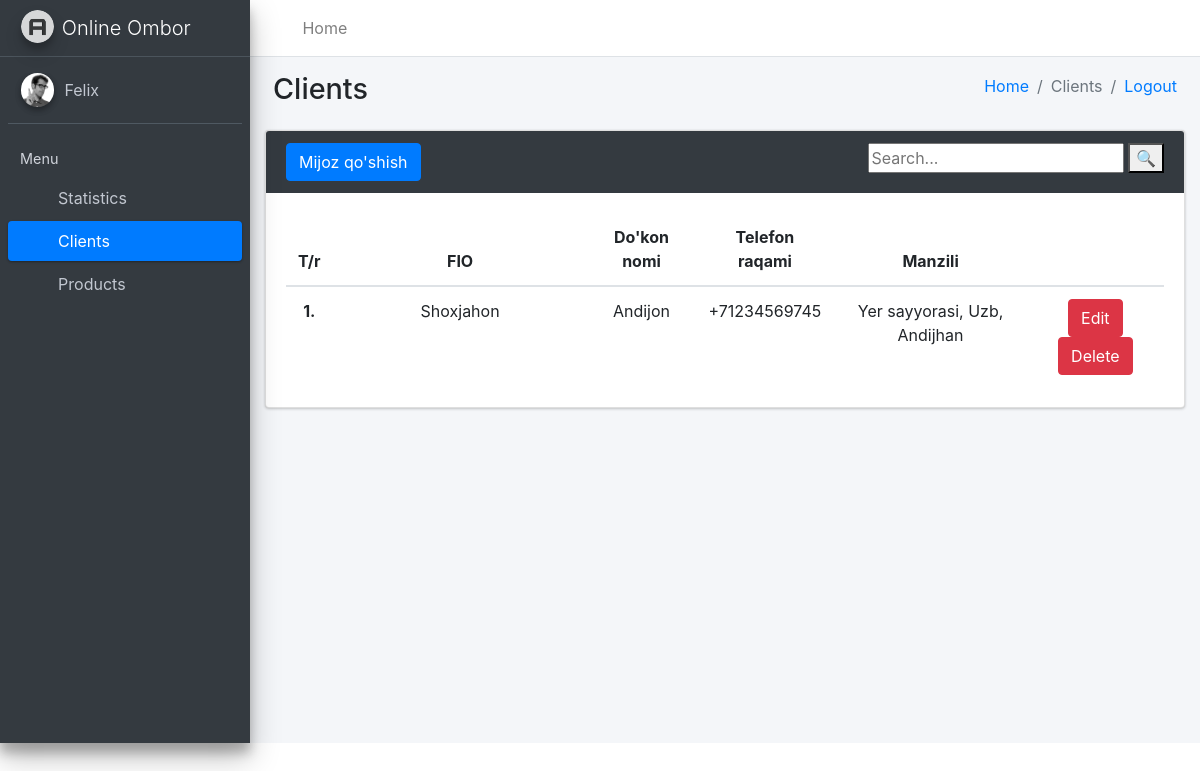
Before: /asosiy/clientlar/ (signed in) with the older database file.
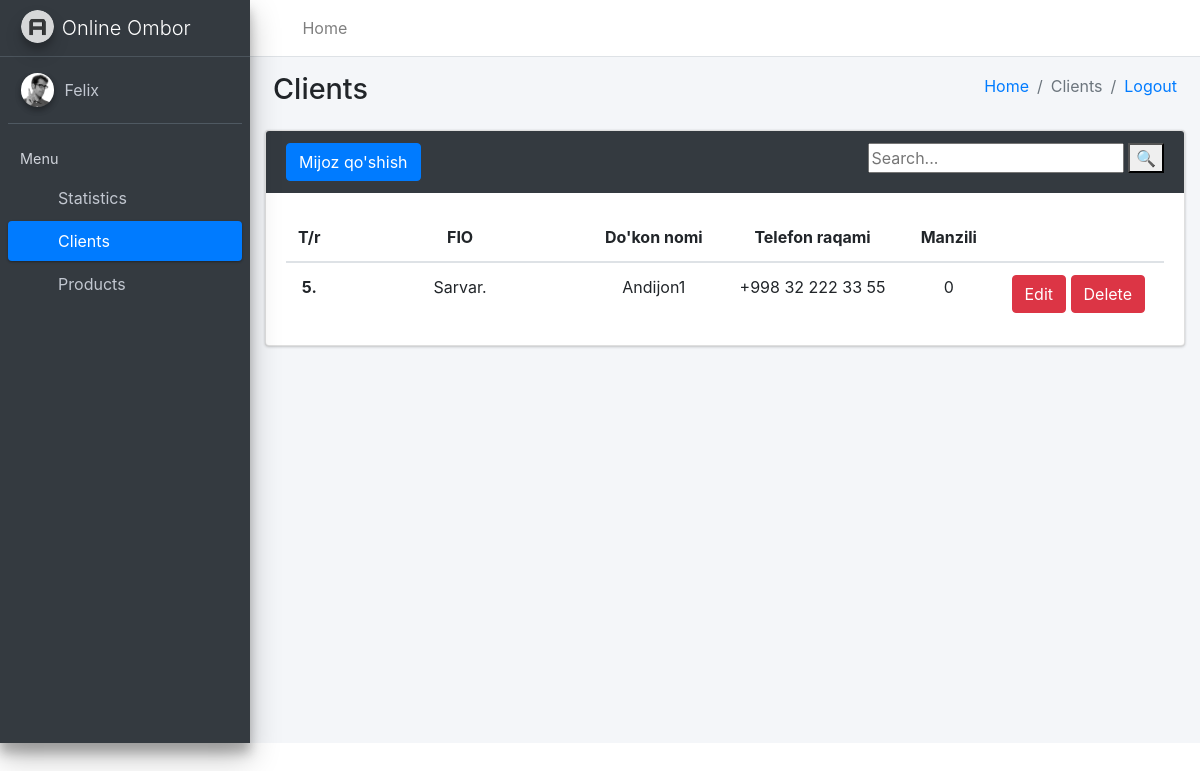
After: the same page with the newer database file.
### asosiy/models.py (models this page shows, shortened)
class Client(models.Model):
    ism = models.CharField(max_length=30)
    nom = models.CharField(max_length=30)
    manzil = models.CharField(max_length=50)
    tel = models.CharField(max_length=20)
    qarz = models.CharField(max_length=20)
    ombor = models.ForeignKey(Ombor, on_delete=models.CASCADE)

### asosiy/views.py (the view)
# urls.py: path('clientlar/', ClientsView.as_view()),
class ClientsView(View):
    def get(self, request):
        ombor1 = Ombor.objects.get(user=request.user)
        soz = request.GET.get('soz')
        if soz is None or soz == "":
            st = Client.objects.filter(ombor=ombor1)
        else:
            st = Client.objects.filter(Q(ombor=ombor1), Q(ism__contains=soz) | Q(nom__contains=soz) | Q(manzil__contains=soz) | Q(tel__contains=soz))
        data = {'clientlar': st}
        return render(request, 'clients.html', data)

### templates/clients.html (shortened to what this page needs)
<!DOCTYPE html>
<html lang="en">
<head>
  {% load static %}
  <link rel="stylesheet" href="{% static 'plugins/fontawesome-free/css/all.min.css' %}">
  <link rel="stylesheet" href="https://code.ionicframework.com/ionicons/2.0.1/css/ionicons.min.css">
  <link rel="stylesheet" href="{% static 'dist/css/adminlte.min.css' %}">
  <link rel="stylesheet" href="https://maxcdn.bootstrapcdn.com/bootstrap/4.5.2/css/bootstrap.min.css">
</head>
<body class="hold-transition sidebar-mini">
<div class="wrapper">
  <nav class="main-header navbar navbar-expand navbar-white navbar-light">
    <ul class="navbar-nav">
      <li class="nav-item">
        <a class="nav-link" data-widget="pushmenu" href="#" role="button"><i class="fas fa-bars"></i></a>
      </li>
      <li class="nav-item d-none d-sm-inline-block">
        <a href="#" class="nav-link">Home</a>
      </li>
    </ul>
  </nav>
  <aside class="main-sidebar sidebar-dark-primary elevation-4">
    <a href="../index.html" class="brand-link">
      <img src="{% static './dist/img/AdminLTELogo.png' %}" alt="AdminLTE Logo" class="brand-image img-circle elevation-3" style="opacity: .8">
      <span class="brand-text font-weight-light">Online Ombor</span>
    </a>
    <div class="sidebar">
      <div class="user-panel mt-3 pb-3 mb-3 d-flex">
        <div class="image">
          <img src="{% static './dist/img/user2-160x160.jpg' %}" class="img-circle elevation-2" alt="User Image">
        </div>
        <div class="info">
          <a href="/bolim/" class="d-block">Felix</a>
        </div>
      </div>
      <nav class="mt-2">
        <ul class="nav nav-pills nav-sidebar flex-column" data-widget="treeview" role="menu" data-accordion="false">
          <li class="nav-header">Menu</li>
          <li class="nav-item">
            <a href="/stats/" class="nav-link">
              <i class="nav-icon far fa-circle text-warning"></i>
              <p>Statistics</p>
            </a>
          </li>
          <li class="nav-item">
            <a href="/asosiy/clients/" class="nav-link active">
              <i class="nav-icon far fa-circle text-danger"></i>
              <p class="text">Clients</p>
            </a>
          </li>
          <li class="nav-item">
            <a href="/asosiy/mahsulotlar/" class="nav-link">
              <i class="nav-icon far fa-circle text-info"></i>
              <p>Products</p>
            </a>
          </li>
        </ul>
      </nav>
    </div>
  </aside>
  <div class="content-wrapper">
    <div class="content-header">
      <div class="container-fluid">
        <div class="row mb-2">
          <div class="col-sm-6">
            <h1 class="m-0">Clients</h1>
          </div>
          <div class="col-sm-6">
            <ol class="breadcrumb float-sm-right">
             <li class="breadcrumb-item"><a href="#">Home</a></li>
              <li class="breadcrumb-item active">Clients</li>
              <li class="breadcrumb-item"><a href="/logout/">Logout</a></li>
            </ol>
          </div>
        </div>
      </div>
    </div>
    <div class="col-md-12">
        <div class="card card-dark">
            <div class="card-header border-0">
                <div class="d-flex justify-content-between">
                    <button type="submit" class="btn btn-primary" data-toggle="modal" data-target="#myModal">Mijoz qo'shish</button>
                    <form method="get">
                    <input type="text" name="soz" placeholder="Search..." >
                    <button type="submit">🔍</button>
                  </form>
                  </div>
            </div>
            <div class="card-body">
                <table class="table" style="text-align: center;">
                    <thead>
                        <tr>
                            <th scope="col" style="width: 15px">T/r</th>
                            <th scope="col" style="width: 255px; text-align: center;">FIO</th>
                            <th scope="col" style="text-align: center;">Do'kon nomi</th>
                            <th scope="col" style="text-align: center;">Telefon raqami</th>
                            <th scope="col" style="text-align: center;">Manzili</th>
                            <th scope="col" style="text-align: center;"></th>
                        </tr>
                    </thead>
                    <tbody>
                        <tr>
                        {% for i in clientlar %}
                            <th scope="row">{{i.id}}.</th>
                            <td>{{i.ism}}</td>
                            <td>{{i.nom}}</td>
                            <td>{{i.tel}}</td>
                            <td>{{i.manzil}}</td>
                            <td><a href="/asosiy/client_edit/{{i.id}}/"><button type="submit" class="btn btn-danger" data-toggle="modal">Edit</button></a>
                            <a href="/asosiy/client_delete/{{i.id}}/"><button type="submit" class="btn btn-danger" data-toggle="modal">Delete</button></a></td>
                          </tr>{% endfor %}
                    </tbody>
                </table>
            </div>
        </div>
    </div>
</body>
</html>

Changed rows visible on the page:
removed Client: id "1", ism "Shoxjahon", nom "Andijon", tel "+71234569745", manzil "Yer sayyorasi, Uzb, Andijhan"
added Client: id "5", ism "Sarvar.", nom "Andijon1", tel "+998 32 222 33 55", manzil "0"
